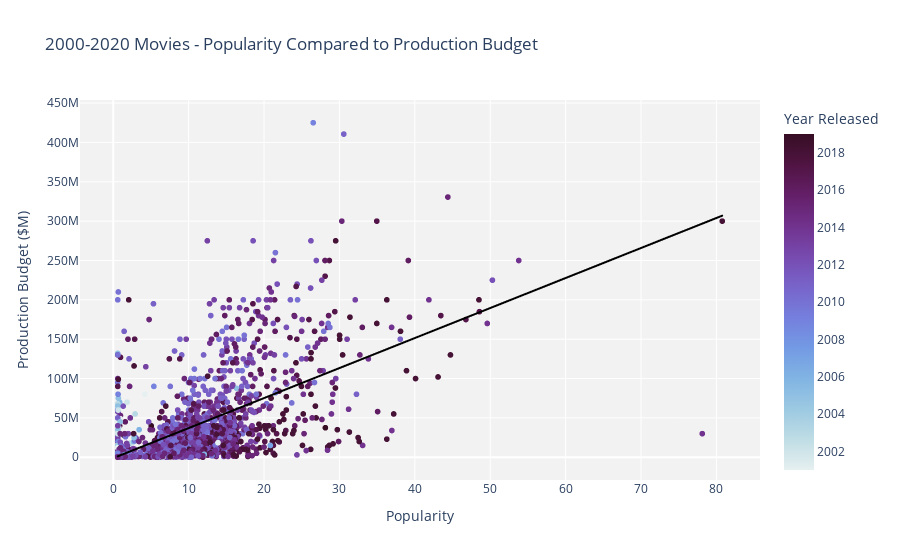

Notebook cell for this chart:
### Code cell
# Graph depicting movie budgets compared to popularity for movies released since 2000

recent_movie_budgets2 = df2.loc[(df2['release_year']>2000)]

ax2 = px.scatter(recent_movie_budgets2, x='popularity', y='production_budget', 
                  title='2000-2020 Movies - Popularity Compared to Production Budget',
                  labels={
                      'popularity': 'Popularity', 
                      'production_budget': 'Production Budget ($M)', 
                      'release_year': 'Year Released',
                      'b_title': 'Movie'},
                  color='release_year', hover_data=['b_title'], trendline='ols', 
                  trendline_color_override='black', color_continuous_scale='dense')
ax2.update_layout(plot_bgcolor='#f2f2f2')
ax2.show()

### Figure 1 — Plotly figure (JSON) as saved in the notebook; plotly's stock layout.template omitted (floating-point values rounded to 4 significant figures; data arrays with more than 128 entries replaced by an {"elided": "..."} marker saying what was removed)
{"data": [{"customdata": {"elided": "1590x1 str values"}, "hovertemplate": "Popularity=%{x}<br>Production Budget ($M)=%{y}<br>Movie=%{customdata[0]}<br>Year Released=%{marker.color}<extra></extra>", "legendgroup": "", "marker": {"color": {"elided": "1590 int values"}, "coloraxis": "coloraxis", "symbol": "circle"}, "mode": "markers", "name": "", "showlegend": false, "type": "scattergl", "x": {"elided": "1590 float values"}, "xaxis": "x", "y": {"elided": "1590 int values"}, "yaxis": "y"}, {"hovertemplate": "<b>OLS trendline</b><br>production_budget = 3.81372e+06 * popularity + -1.10267e+06<br>R<sup>2</sup>=0.321500<br><br>Popularity=%{x}<br>Production Budget ($M)=%{y} <b>(trend)</b><extra></extra>", "legendgroup": "", "line": {"color": "black"}, "marker": {"symbol": "circle"}, "mode": "lines", "name": "", "showlegend": false, "type": "scattergl", "x": {"elided": "1590 float values"}, "xaxis": "x", "y": {"elided": "1590 float values"}, "yaxis": "y"}], "layout": {"coloraxis": {"colorbar": {"title": {"text": "Year Released"}}, "colorscale": [[0, "rgb(230, 240, 240)"], [0.09091, "rgb(191, 221, 229)"], [0.1818, "rgb(156, 201, 226)"], [0.2727, "rgb(129, 180, 227)"], [0.3636, "rgb(115, 154, 228)"], [0.4545, "rgb(117, 127, 221)"], [0.5455, "rgb(120, 100, 202)"], [0.6364, "rgb(119, 74, 175)"], [0.7273, "rgb(113, 50, 141)"], [0.8182, "rgb(100, 31, 104)"], [0.9091, "rgb(80, 20, 66)"], [1, "rgb(54, 14, 36)"]]}, "legend": {"tracegroupgap": 0}, "plot_bgcolor": "#f2f2f2", "title": {"text": "2000-2020 Movies - Popularity Compared to Production Budget"}, "xaxis": {"anchor": "y", "domain": [0, 1], "title": {"text": "Popularity"}}, "yaxis": {"anchor": "x", "domain": [0, 1], "title": {"text": "Production Budget ($M)"}}}}
